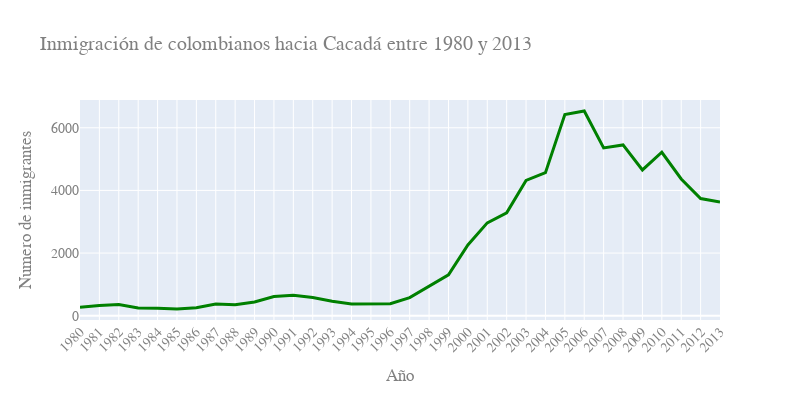

The cell this chart's notebook holds for it:
### Code cell
fig = px.line(datos_col,x='Año',y='Inmigrantes',
              title='Inmigración de colombianos hacia Cacadá entre 1980 y 2013')
fig.update_traces(line_color='green',line_width=3)
fig.update_layout(width=800,height=400,xaxis={'tickangle':-45},xaxis_title='Año',
                  yaxis_title='Numero de inmigrantes',font_family='Arial',font_size=14,
                  font_color='grey')
fig.show()

### Figure 1 — Plotly figure (JSON) as saved in the notebook; plotly's stock layout.template omitted (floating-point values rounded to 4 significant figures)
{"data": [{"hovertemplate": "Año=%{x}<br>Inmigrantes=%{y}<extra></extra>", "legendgroup": "", "line": {"color": "green", "dash": "solid", "width": 3}, "marker": {"symbol": "circle"}, "mode": "lines", "name": "", "orientation": "v", "showlegend": false, "type": "scatter", "x": ["1980", "1981", "1982", "1983", "1984", "1985", "1986", "1987", "1988", "1989", "1990", "1991", "1992", "1993", "1994", "1995", "1996", "1997", "1998", "1999", "2000", "2001", "2002", "2003", "2004", "2005", "2006", "2007", "2008", "2009", "2010", "2011", "2012", "2013"], "xaxis": "x", "y": [266, 326, 360, 244, 235, 214, 257, 376, 352, 439, 614, 652, 582, 464, 375, 371, 381, 578, 929, 1306, 2259, 2965, 3283, 4318, 4566, 6424, 6535, 5357, 5452, 4652, 5218, 4366, 3741, 3631], "yaxis": "y"}], "layout": {"font": {"color": "grey", "family": "Arial", "size": 14}, "height": 400, "legend": {"tracegroupgap": 0}, "title": {"text": "Inmigración de colombianos hacia Cacadá entre 1980 y 2013"}, "width": 800, "xaxis": {"anchor": "y", "domain": [0, 1], "tickangle": -45, "title": {"text": "Año"}}, "yaxis": {"anchor": "x", "domain": [0, 1], "title": {"text": "Numero de inmigrantes"}}}}
